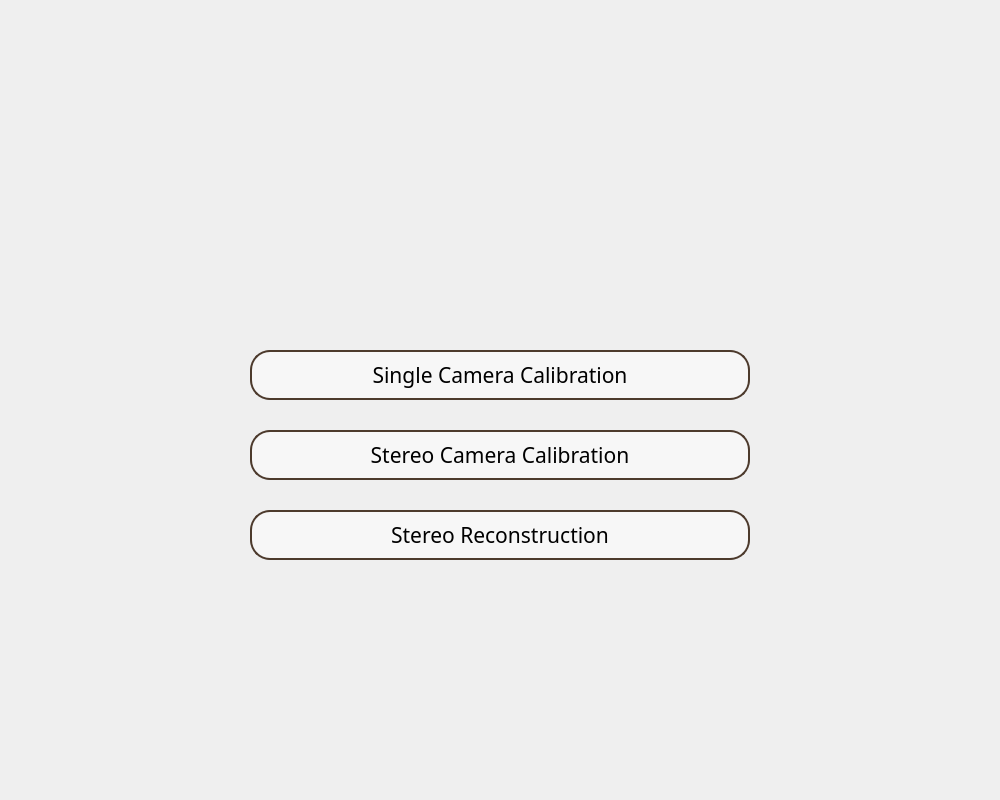
<?xml version="1.0" encoding="UTF-8"?>
<ui version="4.0">
 <class>Dialog</class>
 <widget class="QDialog" name="Dialog">
  <property name="geometry">
   <rect>
    <x>0</x>
    <y>0</y>
    <width>1000</width>
    <height>800</height>
   </rect>
  </property>
  <property name="minimumSize">
   <size>
    <width>1000</width>
    <height>500</height>
   </size>
  </property>
  <property name="maximumSize">
   <size>
    <width>1000</width>
    <height>800</height>
   </size>
  </property>
  <property name="windowTitle">
   <string>Dialog</string>
  </property>
  <widget class="QWidget" name="widgetMainScreen" native="true">
   <property name="geometry">
    <rect>
     <x>0</x>
     <y>0</y>
     <width>1000</width>
     <height>800</height>
    </rect>
   </property>
   <property name="minimumSize">
    <size>
     <width>800</width>
     <height>800</height>
    </size>
   </property>
   <property name="maximumSize">
    <size>
     <width>1000</width>
     <height>800</height>
    </size>
   </property>
   <property name="baseSize">
    <size>
     <width>500</width>
     <height>500</height>
    </size>
   </property>
   <property name="styleSheet">
    <string notr="true">#widgetMainScreen{
background-image: url(&quot;C:/Users/marah/Desktop/Licenta-GUI/bg.jpg&quot;);
background-repeat: no-repeat; 
background-position: center; 
}</string>
   </property>
   <widget class="QWidget" name="gridLayoutWidget">
    <property name="geometry">
     <rect>
      <x>0</x>
      <y>320</y>
      <width>1001</width>
      <height>271</height>
     </rect>
    </property>
    <layout class="QGridLayout" name="gridLayout_2">
     <property name="leftMargin">
      <number>150</number>
     </property>
     <property name="rightMargin">
      <number>150</number>
     </property>
     <property name="verticalSpacing">
      <number>0</number>
     </property>
     <item row="0" column="0">
      <widget class="QPushButton" name="oCameraCalibrBtn">
       <property name="minimumSize">
        <size>
         <width>250</width>
         <height>0</height>
        </size>
       </property>
       <property name="maximumSize">
        <size>
         <width>500</width>
         <height>50</height>
        </size>
       </property>
       <property name="font">
        <font>
         <family>Century Gothic</family>
         <pointsize>16</pointsize>
        </font>
       </property>
       <property name="styleSheet">
        <string notr="true">#oCameraCalibrBtn {
border-radius:20px;
background-color:rgba(255, 255, 255, 0.5);
border: 2px solid rgb(77, 59, 45);
}
#oCameraCalibrBtn:hover{
	background-color: rgba(0, 0, 0, 0.3);
	color: rgb(255, 255, 255);
	border: 2px solid rgb(0, 0, 0);
}
</string>
       </property>
       <property name="text">
        <string>Single Camera Calibration</string>
       </property>
      </widget>
     </item>
     <item row="2" column="0">
      <widget class="QPushButton" name="oStereoReconstrBtn">
       <property name="maximumSize">
        <size>
         <width>500</width>
         <height>50</height>
        </size>
       </property>
       <property name="font">
        <font>
         <family>Century Gothic</family>
         <pointsize>16</pointsize>
        </font>
       </property>
       <property name="styleSheet">
        <string notr="true">#oStereoReconstrBtn {
border-radius:20px;
background-color:rgba(255, 255, 255, 0.5);
border: 2px solid rgb(77, 59, 45);
}
#oStereoReconstrBtn:hover{
	background-color: rgba(0, 0, 0, 0.3);
	color: rgb(255, 255, 255);
	border: 2px solid rgb(0, 0, 0);
}
</string>
       </property>
       <property name="text">
        <string>Stereo Reconstruction</string>
       </property>
      </widget>
     </item>
     <item row="1" column="0">
      <widget class="QPushButton" name="oStereoCalibrBtn">
       <property name="minimumSize">
        <size>
         <width>250</width>
         <height>0</height>
        </size>
       </property>
       <property name="maximumSize">
        <size>
         <width>500</width>
         <height>50</height>
        </size>
       </property>
       <property name="font">
        <font>
         <family>Century Gothic</family>
         <pointsize>16</pointsize>
        </font>
       </property>
       <property name="styleSheet">
        <string notr="true">#oStereoCalibrBtn {
border-radius:20px;
background-color:rgba(255, 255, 255, 0.5);
border: 2px solid rgb(77, 59, 45);
}
#oStereoCalibrBtn:hover{
	background-color: rgba(0, 0, 0, 0.3);
	color: rgb(255, 255, 255);
	border: 2px solid rgb(0, 0, 0);
}
</string>
       </property>
       <property name="text">
        <string>Stereo Camera Calibration</string>
       </property>
      </widget>
     </item>
    </layout>
    <zorder>oStereoReconstrBtn</zorder>
    <zorder>oCameraCalibrBtn</zorder>
    <zorder>oStereoCalibrBtn</zorder>
   </widget>
   <widget class="QLabel" name="label">
    <property name="geometry">
     <rect>
      <x>180</x>
      <y>140</y>
      <width>621</width>
      <height>151</height>
     </rect>
    </property>
    <property name="styleSheet">
     <string notr="true">#label{
background-image : url('C:/Users/marah/Desktop/Licenta-GUI/logo.png');
}</string>
    </property>
    <property name="text">
     <string/>
    </property>
   </widget>
  </widget>
 </widget>
 <resources/>
 <connections/>
</ui>
